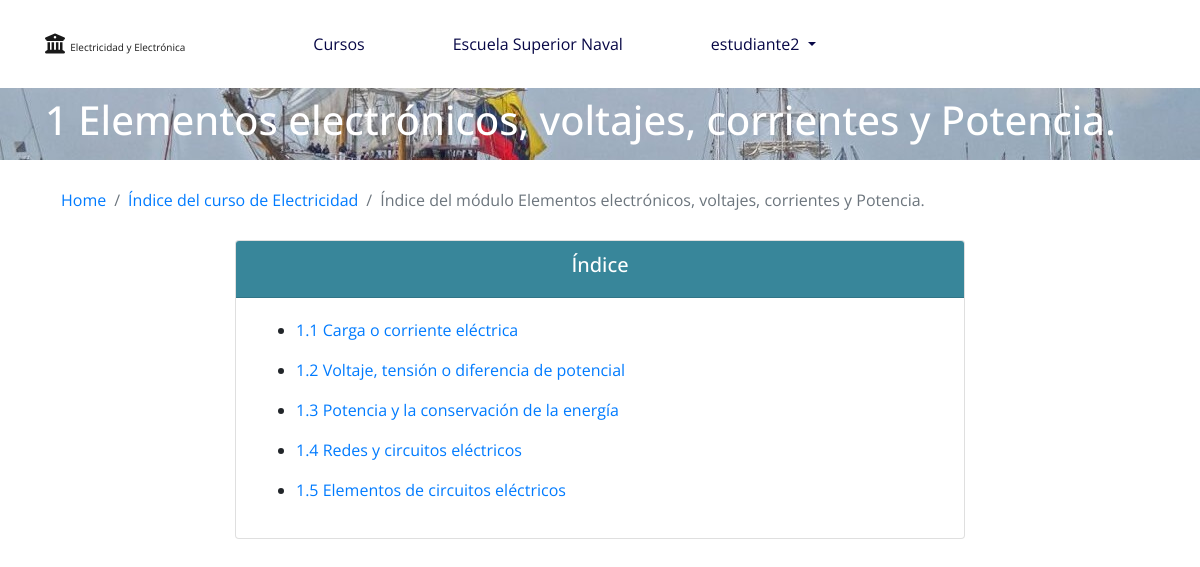
The page /curso/modulo/abrir/id/1/ (signed in) on the database its author committed.
### curso/models.py (models this page shows, shortened)
class Modulo(models.Model):
    numero = models.IntegerField(verbose_name='Numero del Módulo')
    titulo = models.CharField(verbose_name='Título', max_length=200, blank=False, null=False)
    curso = models.ForeignKey(Curso, verbose_name="Curso", on_delete=models.CASCADE)
    class Meta:
        verbose_name = 'Módulo'
        verbose_name_plural = 'Módulos'
        ordering = ('numero',)

class Curso(models.Model):
    nombre = models.CharField(verbose_name='Nombre del Curso', max_length=50, unique=True)
    descripcion = models.TextField(verbose_name='Descripción', max_length=600)
    comentario = models.TextField(verbose_name='Comentario', max_length=600)
    icono = models.ImageField(verbose_name='Icono', upload_to='fotos_curso/', null=True, blank=True)
    class Meta:
        verbose_name = 'Curso'
        verbose_name_plural = 'Cursos'

class SubModulo(models.Model):
    numero = models.IntegerField(verbose_name='Número SubMódulo', default=1)
    titulo = models.CharField(verbose_name='Título', max_length=200, unique=True)
    contenido = RichTextUploadingField(config_name='config_ckeditor', verbose_name='Contenido', max_length=10000)
    modulo = models.ForeignKey(Modulo, verbose_name="Seleccione el Módulo al que pertenece", on_delete=models.CASCADE)
    class Meta:
        verbose_name = 'SubMódulo'
        verbose_name_plural = 'SubMódulos'
        ordering = ('numero',)

### curso/views.py (the view)
# urls.py: re_path(r'^modulo/abrir/id/(?P<modulo_id>[0-9]+)/$', abrir_modulo),
@login_required(login_url='/login/')
def abrir_modulo(request, modulo_id):
    data = {}
    data['user'] = request.user
    modulo = Modulo.objects.get(id = modulo_id)
    estudiante_curso = EstudianteCurso.objects.get(estudiante__usuario__username=request.user.username)
    id_cursos = [x[0] for x in estudiante_curso.cursos.all().values_list('id')]
    if modulo.curso.id in id_cursos:
        if request.method == 'POST':
            pass
        else:
            data['submodulos'] = SubModulo.objects.filter(modulo = modulo).values()
            for i in range(len(data['submodulos'])):
                if EstudianteSubModulo.objects.filter(estudiante=estudiante_curso.estudiante,
                                                      submodulos__id=data['submodulos'][i]['id']).exists():
                    data['submodulos'][i]['completado'] = '&nbsp;&nbsp;&nbsp;&nbsp;<i style="cursor: pointer;" title="Completado" class="fas fa-check text-success"></i>'
            data['modulo'] = modulo
            data['curso_link'] = "/curso/abrir/{}/{}/".format(modulo.curso.nombre.replace(' ', '').lower(), modulo.curso.id)
            return render(request, 'curso/modulo/indice_modulo.html', data)
    else:
        return redirect('/')

### templates/curso/modulo/indice_modulo.html (shortened to what this page needs)
{% extends 'base-public.html' %}
{% block container %}
    <nav id="nav-foto" class="navbar undercontainer">
        <div class="container">
            <h1 class="h1 text-white">{{ modulo.numero }} {{ modulo.titulo }}</h1>
        </div>
    </nav>
    <div class="container mt-3">
        <nav aria-label="breadcrumb">
          <ol class="breadcrumb bg-white">
              <li class="breadcrumb-item"><a href="/">Home</a></li>
              <li class="breadcrumb-item"><a href="{{ curso_link }}">Índice del curso de {{ modulo.curso.nombre }}</a></li>
              <li class="breadcrumb-item active" aria-current="page">Índice del módulo {{ modulo.titulo }}</li>
          </ol>
        </nav>
        <div class="row">
            <div class="offset-xl-2 col-xl-8 col-lg-8 offset-lg-2 col-md-12 text-break text-justify">
                <div class="card mb-5">
                    <div class="card-header curso-card-header text-white text-center">
                        <h5 class="h5">
                            Índice
                        </h5>
                    </div>
                    <div class="card-body">
                        <ul>
                            {% for submodulo in submodulos %}
                                <li>
                                    <p><a href="/curso/submodulo/abrir/id/{{ submodulo.id }}/">{{ modulo.numero }}.{{ submodulo.numero }} {{ submodulo.titulo }}</a>{{ submodulo.completado | safe }}</p>
                                </li>
                            {% endfor %}
                        </ul>
                    </div>
                </div>
            </div>
        </div>
    </div>
{% endblock %}

### templates/base-public.html (shortened to what this page needs)
<!DOCTYPE html>
<html lang="es">
<head>
    <link rel="stylesheet" href="https://stackpath.bootstrapcdn.com/bootstrap/4.3.1/css/bootstrap.min.css"
>
    <link rel="stylesheet"
        href="https://cdn.jsdelivr.net/npm/bootstrap-select@1.13.9/dist/css/bootstrap-select.min.css">
    <link rel="stylesheet" href="https://cdnjs.cloudflare.com/ajax/libs/Swiper/4.5.0/css/swiper.min.css">
    <link rel="stylesheet" href="/static/css/lity.min.css">
    <link rel="stylesheet" href="/static/css/home.css">
</head>
<body>
<nav class="navbar navbar-fixed-top navbar-expand-lg navbar-light pt-md-4 pmd-navbar mb-lg-3 nav-md-justified"
        role="navigation">
        <div class="container">
            <a id="logo1" href="/" class="navbar-brand mr-md-5">
                <i class="fa fa-university"></i>
                <span style="font-size: 10px;">Electricidad y Electrónica</span>
            </a>
            <div class="collapse navbar-collapse" id="menu">
                <ul class="navbar-nav">
                    <li class="nav-item px-lg-4 ml-lg-5">
                        <a style="color: rgb(7, 7, 70);" href="/" class="nav-link">
                            Cursos
                        </a>
                    </li>
                    <li class="nav-item px-lg-4 ml-lg-4">
                        <a style="color: rgb(7, 7, 70);" href="http://186.3.65.147:8069/page/homepage" class="nav-link">
                            Escuela Superior Naval
                        </a>
                    </li>
                    <li class="nav-item dropdown pmd-dropdown px-lg-4 ml-lg-4">
                        <a style="color: rgb(7, 7, 70);" href="#" class="nav-link dropdown-toggle"
                            data-toggle="dropdown" id="navbardrop" data-slidebar="true" role="button"
                            aria-haspopup="true" aria-expanded="false">
                            {{ user.username }}
                        </a>
                    </li>
                </ul>
            </div>
        </div>
    </nav>
        {% block container %}
        {% endblock %}
</body>
</html>

### static/css/home.css (style rules this page uses)
.curso-card-header { background-color:#38869a; }
#nav-foto { background-image: url('/static/media/fondo-nav-naval.jpg'); }

### templates/base-public.html (style rules this page uses)
body { font-family: 'Open Sans', sans-serif; }

### rows shown on the page
Modulo: numero "1", titulo "Elementos electrónicos, voltajes, corrientes y Potencia.", curso.nombre "Electricidad"
SubModulo: numero "1", titulo "Carga o corriente eléctrica"
SubModulo: numero "2", titulo "Voltaje, tensión o diferencia de potencial"
SubModulo: numero "3", titulo "Potencia y la conservación de la energía"
SubModulo: numero "4", titulo "Redes y circuitos eléctricos"
SubModulo: numero "5", titulo "Elementos de circuitos eléctricos"

### other values the page prints
{{ user.username }} "estudiante2"
